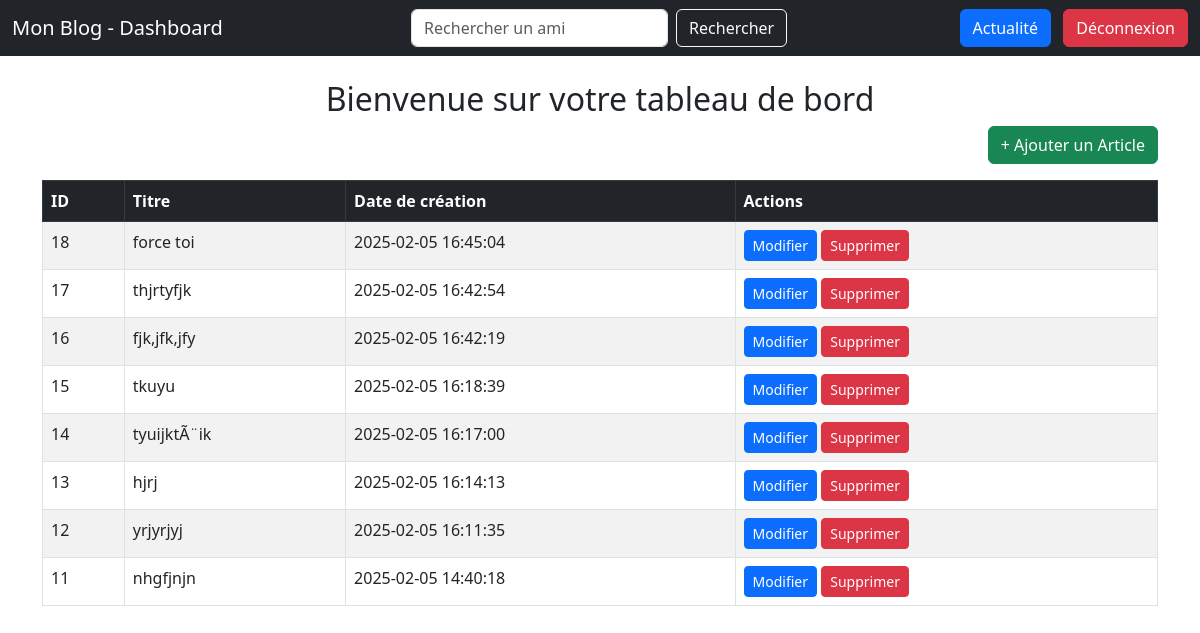
Page /Blog/dashboard.php (signed in) on the committed database.
### tables this page shows
CREATE TABLE IF NOT EXISTS `articles` (
`id` int(11) NOT NULL,
  `title` varchar(255) NOT NULL,
  `content` text NOT NULL,
  `author_id` int(11) DEFAULT NULL,
  `created_at` timestamp NULL DEFAULT CURRENT_TIMESTAMP,
  `user_id` int(11) NOT NULL
);

### Blog/dashboard.php (the view, shortened to what this page needs)
<?php
$serveur = "localhost";
$utilisateur = "root";
$mot_de_passe = "root";
$base_de_donnees = "blog_db";
try {
    $base = new PDO("mysql:host=$serveur;dbname=$base_de_donnees", $utilisateur, $mot_de_passe);
    $base->setAttribute(PDO::ATTR_ERRMODE, PDO::ERRMODE_EXCEPTION);
} catch (PDOException $e) {
    die("Erreur : " . $e->getMessage());
}
$articles = [];
$user_id = $_SESSION['user_id'];
try {
    $stmt = $base->prepare("SELECT id, title, created_at FROM articles WHERE user_id = :user_id ORDER BY created_at DESC");
    $stmt->bindParam(':user_id', $user_id, PDO::PARAM_INT);
    $stmt->execute();
    $articles = $stmt->fetchAll(PDO::FETCH_ASSOC);
} catch (PDOException $e) {
    die("Erreur lors de la récupération des articles : " . $e->getMessage());
}
?>
<!DOCTYPE html>
<html lang="fr">
<head>
    <link rel="stylesheet" href="https://cdn.jsdelivr.net/npm/bootstrap@5.3.0/dist/css/bootstrap.min.css">
</head>
<body>
    <nav class="navbar navbar-dark bg-dark">
        <div class="container-fluid">
            <a class="navbar-brand" href="#">Mon Blog - Dashboard</a>
            <form class="d-flex" action="search_user.php" method="GET">
                <input class="form-control me-2" type="search" name="query" placeholder="Rechercher un ami" required>
                <button class="btn btn-outline-light" type="submit">Rechercher</button>
            </form>
            <div>
                <a href="actualites.php" class="btn btn-primary me-2">Actualité</a>
                <a href="?logout" class="btn btn-danger">Déconnexion</a>
            </div>
        </div>
    </nav>
    <div class="container mt-4">
        <h2 class="text-center">Bienvenue sur votre tableau de bord</h2>
        <div class="d-flex justify-content-end mb-3">
            <a href="new_article.php" class="btn btn-success">+ Ajouter un Article</a>
        </div>
        <div class="table-responsive">
            <table class="table table-bordered table-striped">
                <thead class="table-dark">
                    <tr>
                        <th>ID</th>
                        <th>Titre</th>
                        <th>Date de création</th>
                        <th>Actions</th>
                    </tr>
                </thead>
                <tbody>
                    <?php if (empty($articles)): ?>
                        <tr><td colspan="4" class="text-center">Aucun article trouvé</td></tr>
                    <?php else: ?>
                        <?php foreach ($articles as $article): ?>
                            <tr>
                                <td><?= $article['id']; ?></td>
                                <td><?= htmlspecialchars($article['title']); ?></td>
                                <td><?= $article['created_at']; ?></td>
                                <td>
                                    <a href="edit_article.php?id=<?= $article['id']; ?>" class="btn btn-primary btn-sm">Modifier</a>
                                    <a href="delete_article.php?id=<?= $article['id']; ?>" class="btn btn-danger btn-sm" onclick="return confirm('Êtes-vous sûr de vouloir supprimer cet article ?');">Supprimer</a>
                                </td>
                            </tr>
                        <?php endforeach; ?>
                    <?php endif; ?>
                </tbody>
            </table>
        </div>
    </div>
</body>
</html>

### rows in the picture
articles: id "18", title "force toi", created_at "2025-02-05 16:45:04"
articles: id "17", title "thjrtyfjk", created_at "2025-02-05 16:42:54"
articles: id "16", title "fjk,jfk,jfy", created_at "2025-02-05 16:42:19"
articles: id "15", title "tkuyu", created_at "2025-02-05 16:18:39"
articles: id "14", title "tyuijktÃ¨ik", created_at "2025-02-05 16:17:00"
articles: id "13", title "hjrj", created_at "2025-02-05 16:14:13"
articles: id "12", title "yrjyrjyj", created_at "2025-02-05 16:11:35"
articles: id "11", title "nhgfjnjn", created_at "2025-02-05 14:40:18"
